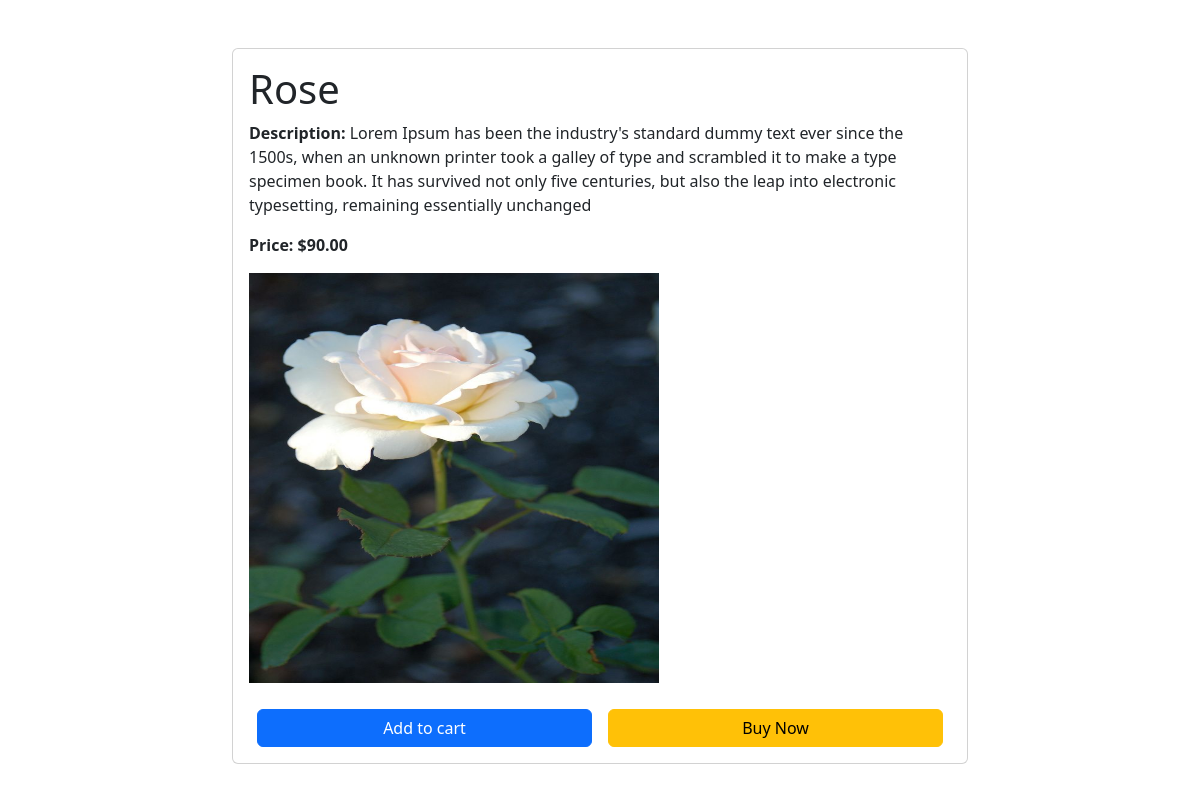
/flowers/1/, run on the app's committed database.
### flowerApp/models.py (models this page shows, shortened)
class Flower(models.Model):
    name = models.CharField(max_length=255, unique=True)
    category = models.ForeignKey(Category, on_delete=models.CASCADE)
    color = models.CharField(max_length=255)
    price = models.DecimalField(max_digits=8, decimal_places=2)
    availability = models.BooleanField(default=True)
    slug = models.SlugField(unique=True)
    image = models.ImageField(upload_to='flowers/')
    description = models.TextField()
    stock = models.IntegerField()
    created = models.DateTimeField(auto_now_add=True)
    updated = models.DateTimeField(auto_now=True)
    class Meta:
        ordering = ['-price']
        verbose_name_plural = 'Flowers'

### flowerApp/views.py (the view)
# urls.py: path('flowers/<int:flower_id>/', views.flower_details, name='flower_details'),
def flower_details(request, flower_id):
    flower = get_object_or_404(Flower, pk=flower_id)
    context = {
        'flower': flower
    }
    return render(request, 'flower_details.html', context)

### templates/flower_details.html
{% extends 'base.html' %}
{% block content %}
<div class="container my-5">
  <div class="row justify-content-center">
    <div class="col-lg-8 col-md-10">
      <div class="card">
        <div class="card-body">
          <h1>{{ flower.name }}</h1>
          <p><b>Description:</b> {{ flower.description }}</p>
          <p><b>Price: ${{ flower.price }}</b></p>
          <div class="mb-3">
            <img src="{{ flower.image.url }}" alt="{{ flower.name }} image" style="width:410px;height:410px;margin-bottom:10px;">
          </div>
          {% if flower.stock == 0 %}
              <p class="card-text text-danger">Out of stock</p>
          {% elif not flower.availability %}
          <span class="badge badge-danger">Unavailable</span>
          {% else %}
          <div class="d-flex justify-content-between">
              <a href="{% url 'Cart:add_cart' flower.id %}" class="btn btn-primary flex-grow-1 w-100 mx-2">Add to cart</a>
              <a href="{% url 'Cart:checkout' %}" class="btn btn-warning flex-grow-1 w-100 mx-2">Buy Now</a>
          </div>
          {% endif %}
        </div>
      </div>
    </div>
  </div>
</div>
{% endblock %}

### data on the page
Flower: name "Rose", description "Lorem Ipsum has been the industry's standard dummy text ever since the 1500s, when an unknown printer took a galley of type and scrambled it to make a type specimen book. It has survived not only five centuries, but also the leap into electronic typesetting, remaining essentially unchanged", price "90.00", image (picture)
